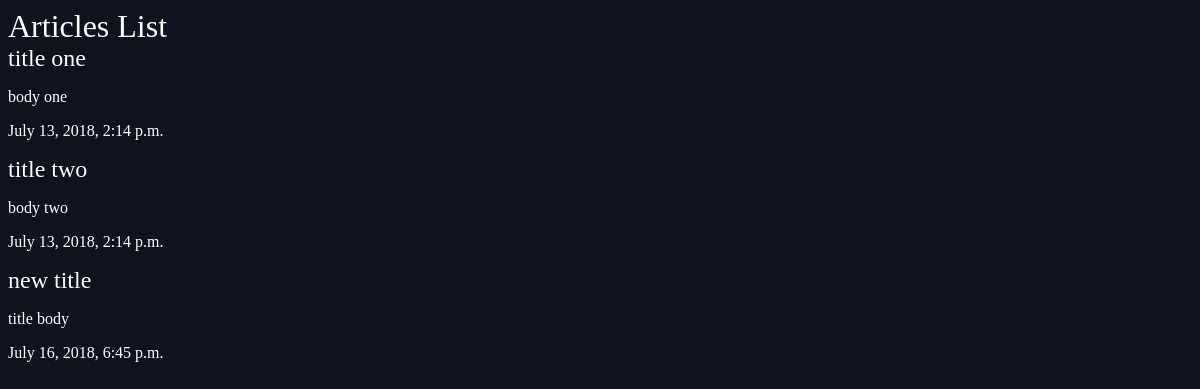
The app's page /articles/ with its own data.
### articles/models.py (models this page shows, shortened)
class Article(models.Model):
    title = models.CharField(max_length=100)
    slug =  models.SlugField()
    body = models.TextField()
    date = models.DateTimeField(auto_now_add=True)
    thumb = models.ImageField(default='default.png', blank=True)
    def snippet(self):
        return self.body[:50]

### articles/views.py (the view)
def article_list(request):
    articles = Article.objects.all().order_by('date')
    return render(request, "articles/article_list.html", {
        'articles': articles
    })

### articles/templates/articles/article_list.html
{% extends 'base_layout.html' %}
{% block content %}
    <h1>Articles List</h1>
    <div class="articles">
    {% for article in articles %}
        <div class="article">
            <h2><a href="{% url 'articles:detail' slug=article.slug %}">{{ article.title }}</a></h2>
            <p>{{ article.snippet }}</p>
            <p>{{ article.date }}</p>
        </div>
    {% endfor %}
    </div>
{% endblock %}

### articles/static/styles.css (style rules this page uses)
body { background-color: #0f121f; background-image: url(stars.png); background-repeat-y: no-repeat; color: #fff; }
body * { font-family: Ubuntu; }
h1, h2, h3, h4, h5 { font-weight: normal; margin: 0; }
a, a:hover, a:visited { color: #fff; text-decoration: none; }

### records on screen
Article: title "title one", snippet "body one", date "July 13, 2018, 2:14 p.m."
Article: title "title two", snippet "body two", date "July 13, 2018, 2:14 p.m."
Article: title "new title", snippet "title body", date "July 16, 2018, 6:45 p.m."
